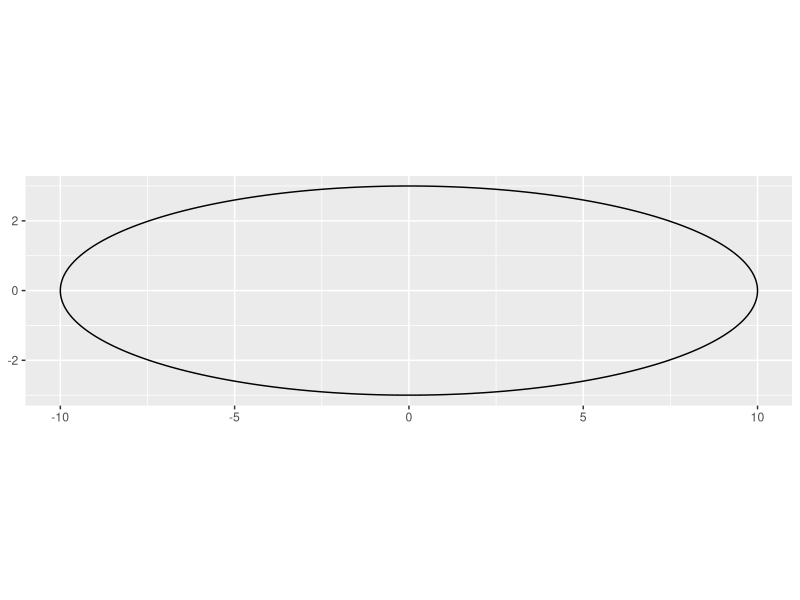
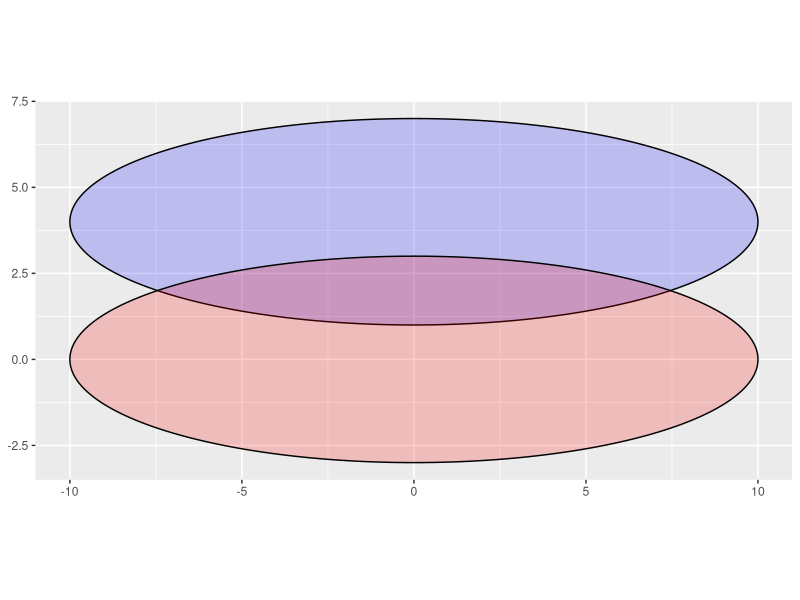

These figures' R source, in order: (Note: this script raises an error after producing the figures.)
install.packages("ggforce")

library(ggplot2)
library(dplyr)

ggplot() +
  ggforce::geom_ellipse(aes(x0 = 0, y0 = 0, a = 10, b = 3, angle = 0)) +
  coord_fixed()


data.frame(
  h = c(0, 0),
  k = c(0, 4),
  a = c(10, 10),
  b = c(3, 3),
  phi = c(0, 0),
  fill = c("red", "blue")
) %>%
  ggplot() +
  ggforce::geom_ellipse(aes(x0 = h, y0 = k, a = a, b = b, angle = phi, fill = fill), alpha = 0.2) +
  coord_fixed() +
  scale_fill_identity()

fit1$ellipses
